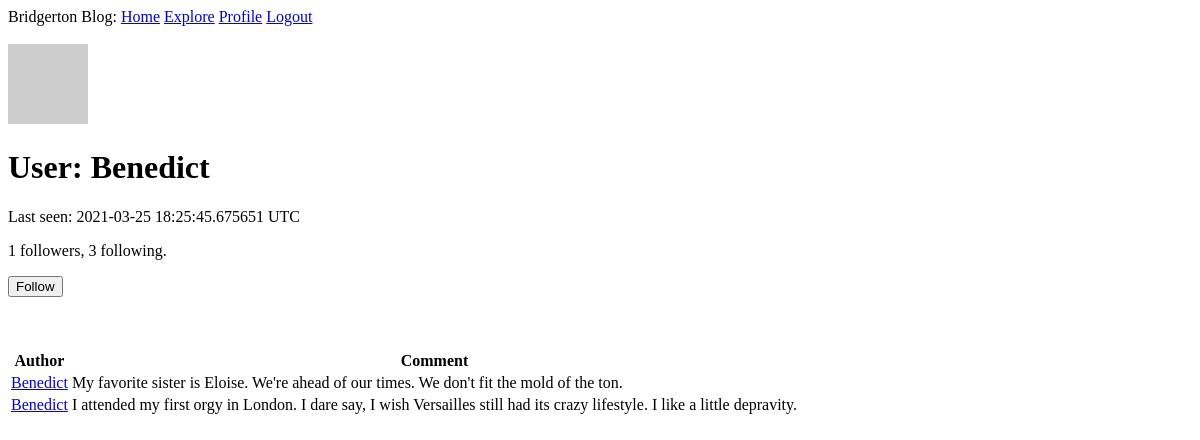
The app's page /user_profile/Benedict (signed in), older data.
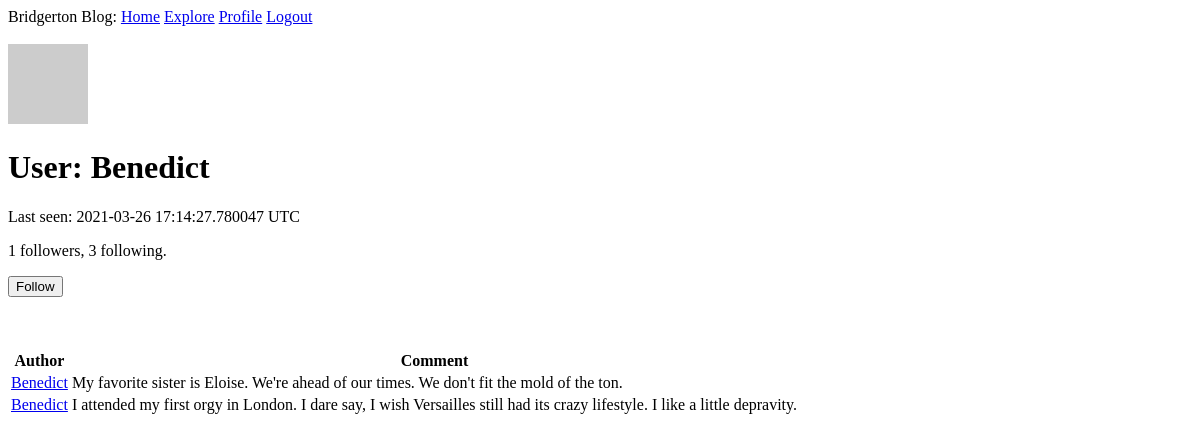
The same page, newer data.
### app/models.py (models this page shows, shortened)
class User(UserMixin, db.Model):
    id = db.Column(db.Integer, primary_key=True)
    username = db.Column(db.String(64), index=True, unique=True)
    email = db.Column(db.String(128), index=True, unique=True)
    password_hash = db.Column(db.String(128))
    posts = db.relationship('Post', backref='author', lazy='dynamic')
    about_me = db.Column(db.String(256))
    last_seen = db.Column(db.DateTime, default=datetime.utcnow)
    followed = db.relationship(
        'User', secondary=followers,
        primaryjoin=(followers.c.follower_id == id),
        secondaryjoin=(followers.c.poster_id == id),
        backref=db.backref('followers', lazy='dynamic'), lazy='dynamic')
    def avatar(self, size):
        hexdigest = md5(self.email.lower().encode('utf-8')).hexdigest()
        return f'https://www.gravatar.com/avatar/{hexdigest}?s={size}&d=identicon'
    def is_following(self, user):
        return self.followed.filter(
            followers.c.poster_id == user.id).count() > 0

class Post(db.Model):
    id = db.Column(db.Integer, primary_key=True)
    body = db.Column(db.String(140))
    timestamp = db.Column(db.DateTime, index=True, default=datetime.utcnow)
    user_id = db.Column(db.Integer, db.ForeignKey('user.id'))

### app/routes.py (the view)
@app.route('/user_profile/<username>')
@login_required
def user_profile(username):
    user = User.query.filter_by(username=username).first_or_404()
    page = request.args.get('page', 1, type=int)
    posts = user.posts.order_by(Post.timestamp.desc()).paginate(
        page, app.config['POSTS_PER_PAGE'], False)
    next_url = url_for('user_profile', username=user.username, page=posts.next_num) \
        if posts.has_next else None
    prev_url = url_for('user_profile', username=user.username, page=posts.prev_num) \
        if posts.has_prev else None
    form = EmptyForm()
    return render_template('profile.html', user=user, posts=posts.items,
                           next_url=next_url, prev_url=prev_url, form=form)

### app/forms.py
class EmptyForm(FlaskForm):
    submit = SubmitField('Submit')

### app/models.py (called while the page is built)
@login.user_loader
def load_user(id):
    return User.query.get(int(id))

### app/routes.py (called while the page is built)
@app.before_request
def before_request():
    if current_user.is_authenticated:
        current_user.last_seen = datetime.utcnow()
        db.session.commit()

### app/templates/profile.html (shortened to what this page needs)
{% extends "base.html" %}
{% block content %}
    <br>
    <img src="{{ user.avatar(128) }}">
    <br>
    <h1>User: {{ user.username }}</h1>
    {% if user.last_seen %}
        <p>Last seen: {{ user.last_seen }} UTC</p>
    {% endif %}
    <p>{{ user.followers.count() }} followers, {{ user.followed.count() }} following.</p>
    {% if user == current_user %}
        <p><a href="{{ url_for('edit_profile') }}">Edit your profile</a></p>
    {% elif not current_user.is_following(user) %}
        <p>
        <form action="{{ url_for('follow', username=user.username) }}" method="post">
            {{ form.submit(value='Follow') }}
        </form>
        </p>
    {% endif %}
    <br>
    {% include "_post.html" %}
    <br>
{% endblock %}

### app/templates/base.html (shortened to what this page needs)
<!DOCTYPE html>
<html lang="en">
<head>
</head>
<body>
<nav>
    Bridgerton Blog:
    <a href={{ url_for('index') }} id="home_page">Home</a>
    <a href={{ url_for('explore') }} id="explore_page">Explore</a>
    {% if current_user.is_anonymous %}
        <a href={{ url_for('login') }} id="login_page">Login</a>
    {% else %}
        <a href={{ url_for('edit_profile', username=current_user.username) }} id="profile_page">Profile</a>
    <a href={{ url_for('logout') }} id="logout_page">Logout</a>
    {% endif %}
</nav>
{% block content %}
{% endblock %}
</body>
</html>

### app/templates/_post.html
    {% if posts %}
    <br>
        <table>
            <tr>
                <th>Author</th>
                <th>Comment</th>
            </tr>
            {% for post in posts %}
                <tr>
                    <td>
                        <a href="{{ url_for('user_profile', username=post.author.username) }}">{{ post.author.username }}</a>
                    </td>
                    <td>{{ post.body }}</td>
                </tr>
            {% endfor %}
        </table>
    {% endif %}

Row changes from the older to the newer data that the page shows:
changed User "Benedict": last_seen "2021-03-25 18:25:45.675651" → "2021-03-26 17:14:27.780047"
